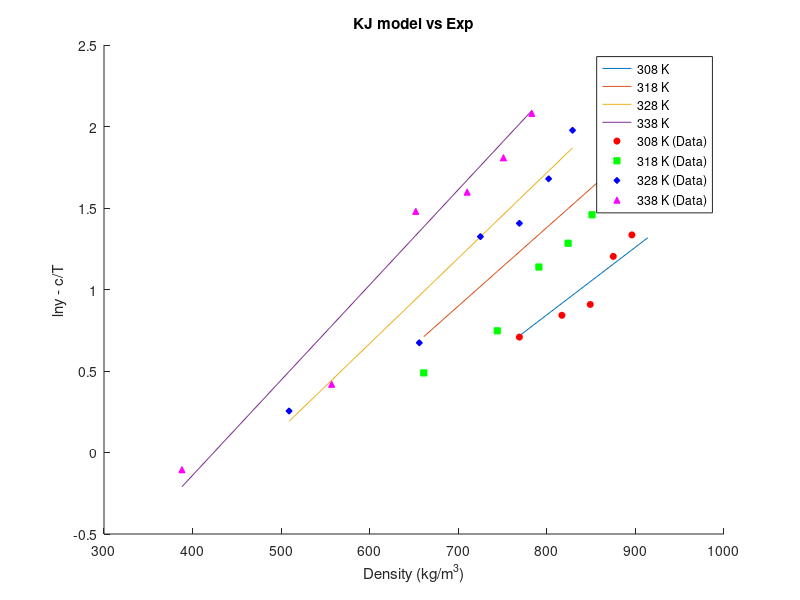
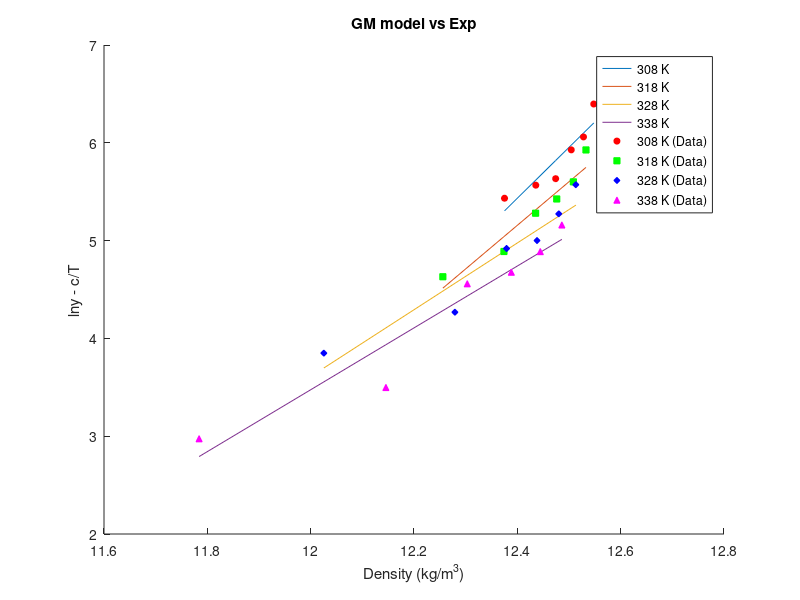
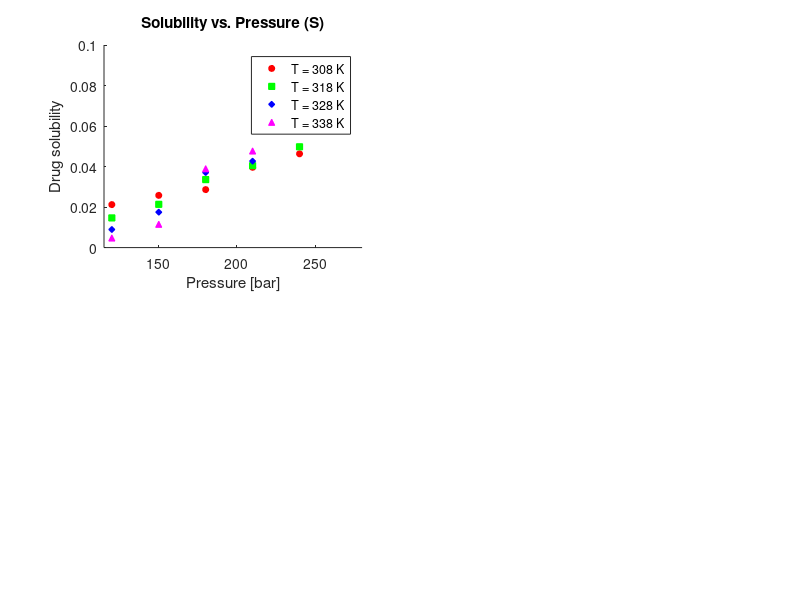

Write the MATLAB code that produced these figures, in order. (Note: this script raises an error after producing the figures.)
clear;
% SC CO2 Thermo info
T_c_CO2 = 304.18;       % Critical Temp [Kelvin]
P_c_CO2 = 73.8;         % Critical Pressure [bar]
omega_CO2 = 0.225;      % Omega [-]

% Drug Thermo info
T_c_drug = 1149.5;      % Critical Temp [Kelvin]
P_c_drug = 10.57;       % Critical Pressure [bar]
omega_drug = 2.0964;    % Omega [-]

% Genral info
T = [308 318 328 338];              % Temp range

k_ij = [0.103 0.117 0.126 0.134];   % Binary interaction parameter for PR/KM EoS
R = 8.314;                          % Gas Constant [J/mol·K]

Mw_drug = 598.5;
Mw_CO2 = 44.01;
Mw_methanol = 32.04;

P = [120 150 180 210 240 270];                      % Pressure [bar]

rho_CO2 =   [769 817 849 875 896 914;
            661 744 791 824 851 872;
            509 656 725 769 802 829;
            388 557 652 710 751 783];               % Density [kg/m3]

y_1 =   [2.03 2.32 2.48 3.33 3.80 5.32;
        1.63 2.11 3.12 3.61 4.30 5.96;
        1.29 1.96 3.76 4.08 5.36 7.22;
        0.90 1.52 4.39 4.94 6.10 8.01]/10^6;        % mole fraction

y_b =   [2.03 2.32 2.48 3.33 3.80 5.32;
        1.63 2.11 3.12 3.61 4.30 5.96;
        1.29 1.96 3.76 4.08 5.36 7.22;
        0.90 1.52 4.39 4.94 6.10 8.01];        % mole fraction

S = zeros(4,6);
for j=1:4
    for i=1:6
        S(j,i) = (rho_CO2(j,i) * y_1(j,i) * Mw_drug)/(Mw_CO2 * (1 - y_1(j,i)));
    end
end
% S = S*100;
% C_drug = [0.021 0.026 0.029 0.039 0.046 0.066];     % solubility or concentration [g/L]


y_a = y_b/10^6;

ln_y_b = log(y_b);
ln_y_a = log(y_a);

% KJ Model info
a_KJ = -2.4761;
b_KJ = [0.0041509,0.0048209,0.0052409,0.0058409];
c_KJ = -4550.5306;

ln_y_KJ = zeros(4,6);
ln_y_KJ_cT = zeros(4,6);

for n=1:4
    for i=1:6
        ln_y_KJ(n,i) = a_KJ + b_KJ(n)*rho_CO2(n,i) + c_KJ/T(n);
        ln_y_KJ_cT(n,i) = ln_y_KJ(n,i) - c_KJ/T(n);

    end
end

figure(1);
hold on;

% Plot lines
plot(rho_CO2(1,:), ln_y_KJ_cT(1,:), 'DisplayName', '308 K');
plot(rho_CO2(2,:), ln_y_KJ_cT(2,:), 'DisplayName', '318 K');
plot(rho_CO2(3,:), ln_y_KJ_cT(3,:), 'DisplayName', '328 K');
plot(rho_CO2(4,:), ln_y_KJ_cT(4,:), 'DisplayName', '338 K');

% Scatter points
scatter(rho_CO2(1,:), ln_y_b(1,:), 20, 'r', 'o', 'MarkerFaceColor', 'r', 'DisplayName', '308 K (Data)');
scatter(rho_CO2(2,:), ln_y_b(2,:), 20, 'g', 's', 'MarkerFaceColor', 'g', 'DisplayName', '318 K (Data)');
scatter(rho_CO2(3,:), ln_y_b(3,:), 20, 'b', 'd', 'MarkerFaceColor', 'b', 'DisplayName', '328 K (Data)');
scatter(rho_CO2(4,:), ln_y_b(4,:), 20, 'm', '^', 'MarkerFaceColor', 'm', 'DisplayName', '338 K (Data)');

xlabel('Density (kg/m^3)');
ylabel('lny - c/T');

legend('Location', 'best');
title('KJ model vs Exp');



% GM Model info
a_GM = [-59.074,-50.113,-37.359,-34.48];
b_GM = -5710.4987;
c_GM = [5.2022,4.4572,3.4141,3.1629];

ln_y_GM = zeros(4,6);
y_axis = zeros(4,6);
x_axis = zeros(4,6);

y_GM = zeros(4,6);
for n=1:4
    for i=1:6
        ln_y_GM(n,i) = a_GM(n) + b_GM/T(n) + c_GM(n)*log(rho_CO2(n,i)*T(n));
        y_axis(n,i) = ln_y_GM(n,i) - b_GM/T(n);
        x_axis(n,i) = log(rho_CO2(n,i)*T(n));
        y_GM(n,i) = ln_y_a(n,i) - b_GM/T(n);
    end
end 

figure(2);
hold on;

% Plot lines
plot(x_axis(1,:), y_axis(1,:), 'DisplayName', '308 K');
plot(x_axis(2,:), y_axis(2,:), 'DisplayName', '318 K');
plot(x_axis(3,:), y_axis(3,:), 'DisplayName', '328 K');
plot(x_axis(4,:), y_axis(4,:), 'DisplayName', '338 K');

% Scatter points
scatter(x_axis(1,:), y_GM(1,:), 20, 'r', 'o', 'MarkerFaceColor', 'r', 'DisplayName', '308 K (Data)');
scatter(x_axis(2,:), y_GM(2,:), 20, 'g', 's', 'MarkerFaceColor', 'g', 'DisplayName', '318 K (Data)');
scatter(x_axis(3,:), y_GM(3,:), 20, 'b', 'd', 'MarkerFaceColor', 'b', 'DisplayName', '328 K (Data)');
scatter(x_axis(4,:), y_GM(4,:), 20, 'm', '^', 'MarkerFaceColor', 'm', 'DisplayName', '338 K (Data)');

xlabel('Density (kg/m^3)');
ylabel('lny - c/T');

legend('Location', 'best');
title('GM model vs Exp');


% Chrastil Model info
a_Chrastil = 4.5889;
b_Chrastil = -12.7501;
c_Chrastil = -6759.0921;

lnS = zeros(4,6);
lnS_cT = zeros(4,6);
ln_rho = log(rho_CO2);
for n=1:4
    for i=1:6
        lnS(n,i) = a_Chrastil*log(rho_CO2(n,i)) + b_Chrastil + c_Chrastil/T(n);
        lnS_cT(n,i) = lnS(n,i) - c_Chrastil/T(n);
    end
end

figure(3);
% Subplot 1: Solubility vs. Pressure (S)
subplot(2,2,1);
hold on;
scatter(P, S(1,:), 20, 'r', 'o', 'MarkerFaceColor', 'r');  
scatter(P, S(2,:), 20, 'g', 's', 'MarkerFaceColor', 'g');  
scatter(P, S(3,:), 20, 'b', 'd', 'MarkerFaceColor', 'b');  
scatter(P, S(4,:), 20, 'm', '^', 'MarkerFaceColor', 'm');  
xlabel('Pressure [bar]');
ylabel('Drug solubility');
title('Solubility vs. Pressure (S)');
legend('T = 308 K', 'T = 318 K', 'T = 328 K', 'T = 338 K');
xlim([115 280]);
ytickformat('%.2f');

% Subplot 2: Solubility vs. Pressure (y_b)
subplot(2,2,2);
hold on;
scatter(P, y_b(1,:), 20, 'r', 'o', 'MarkerFaceColor', 'r');
scatter(P, y_b(2,:), 20, 'g', 's', 'MarkerFaceColor', 'g');  
scatter(P, y_b(3,:), 20, 'b', 'd', 'MarkerFaceColor', 'b');  
scatter(P, y_b(4,:), 20, 'm', '^', 'MarkerFaceColor', 'm');  
xlabel('Pressure [bar]');
ylabel('Drug solubility');
title('Solubility vs. Pressure (y_b)');
legend('T = 308 K', 'T = 318 K', 'T = 328 K', 'T = 338 K');
xlim([115 280]);
ytickformat('%.2f');
yticks(0.4:1:8.4);

% Subplot 3: Solubility vs. Density (S)
subplot(2,2,3);
hold on;
scatter(rho_CO2(1,:), S(1,:), 20, 'r', 'o', 'MarkerFaceColor', 'r');
scatter(rho_CO2(2,:), S(2,:), 20, 'g', 's', 'MarkerFaceColor', 'g');
scatter(rho_CO2(3,:), S(3,:), 20, 'b', 'd', 'MarkerFaceColor', 'b');
scatter(rho_CO2(4,:), S(4,:), 20, 'm', '^', 'MarkerFaceColor', 'm');
xlabel('Density [kg/m3]');
ylabel('Drug solubility');
title('Solubility vs. Density (S)');
legend('T = 308 K', 'T = 318 K', 'T = 328 K', 'T = 338 K');
xlim([260 960]);

% Subplot 4: Solubility vs. Density (y_b)
subplot(2,2,4);
hold on;
scatter(rho_CO2(1,:), y_b(1,:), 20, 'r', 'o', 'MarkerFaceColor', 'r');
scatter(rho_CO2(2,:), y_b(2,:), 20, 'g', 's', 'MarkerFaceColor', 'g');
scatter(rho_CO2(3,:), y_b(3,:), 20, 'b', 'd', 'MarkerFaceColor', 'b');
scatter(rho_CO2(4,:), y_b(4,:), 20, 'm', '^', 'MarkerFaceColor', 'm');
xlabel('Density [kg/m3]');
ylabel('Drug solubility');
title('Solubility vs. Density (y_b)');
legend('T = 308 K', 'T = 318 K', 'T = 328 K', 'T = 338 K');
xlim([260 960]);
ytickformat('%.2f');
yticks(0.4:1:8.4);
